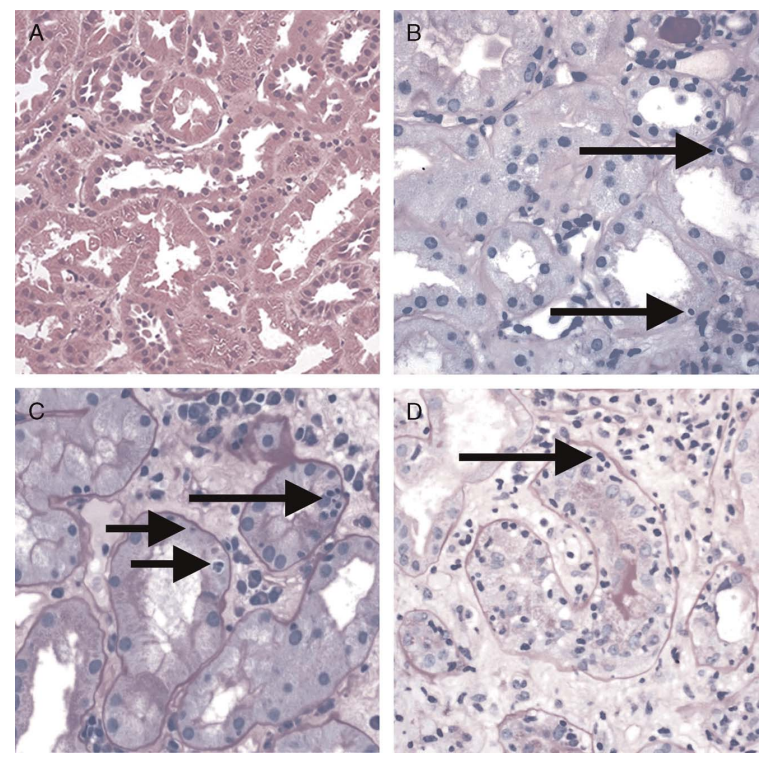
#> input picture Visualisation/Snapshot_240624182348.png, 764 x 758 px, given as the content of the folder ../Visualisation/Snapshot_240624182348.png/Tubulitis, which was not available
$ python -i masktojson.py   (imports and definitions only)
#> lines starting #> are read from the running program, lines starting #| are printed output that depends on the picture; after the words box and inside, x2 and y2 are one past the last pixel; in counts of white or black regions, pixels touching at a corner belong together; pictures that were not available may be replaced by others from this repository, and a replacement may not be noted
# https://youtu.be/NYeJvxe5nYw
"""
This code automates the conversion of binary masks representing different
object categories into the COCO (Common Objects in Context) JSON format.

The code is based on the following folder structure for training and validation
images and masks. You need to change the code based on your folder structure
or organize your data to the format below.

EM-platelet-multi/   #Primary data folder for the project
├── input/           #All input data is stored here.
│   ├── train_images/
│   │   ├── image01.png
│   │   ├── image02.png
│   │   └── ...
│   ├── train_masks/        #All binary masks organized in respective sub-directories.
│   │   ├── Alpha/
│   │   │   ├── image01.png
│   │   │   ├── image02.png
│   │   │   └── ...
│   │   ├── Cells/
│   │   │   ├── image01.png
│   │   │   ├── image02.png
│   │   │   └── ...
│   │   ├── Mito/
│   │   │   ├── image01.png
│   │   │   ├── image02.png
│   │   │   └── ...
│   │   └── Vessels/
│   │       ├── image01.png
│   │       ├── image02.png
│   │       └── ...
│   ├── val_images/
│   │   ├── image05.png
│   │   ├── image06.png
│   │   └── ...
│   └── val_masks/
│       ├── Alpha/
│       │   ├── image05.png
│       │   ├── image06.png
│       │   └── ...
│       ├── Cells/
│       │   ├── image05.png
│       │   ├── image06.png
│       │   └── ...
│       ├── Mito/
│       │   ├── image05.png
│       │   ├── image06.png
│       │   └── ...
│       └── Vessels/
│           ├── image05.png
│           ├── image06.png
│           └── ...
└── ...


For each binary mask, the code extracts contours using OpenCV.
These contours represent the boundaries of objects within the images.This is a key
step in converting binary masks to polygon-like annotations.

Convert the contours into annotations, including
bounding boxes, area, and segmentation information. Each annotation is
associated with an image ID, category ID, and other properties required by the COCO format.

The code also creates an images section containing
metadata about the images, such as their filenames, widths, and heights.
In my example, I have used exactly the same file names for all images and masks
so that a given mask can be easily mapped to the image.

All the annotations, images, and categories are
assembled into a dictionary that follows the COCO JSON format.
This includes sections for "info," "licenses," "images," "categories," and "annotations."

Finally, the assembled COCO JSON data is saved to a file,
making it ready to be used with tools and frameworks that support the COCO data format.


"""

import glob
import json
import os
import cv2

# Label IDs of the dataset representing different categories
category_ids = {
    "Tubulitis": 1
}

MASK_EXT = 'png'
ORIGINAL_EXT = 'png'
image_id = 0
annotation_id = 0


def images_annotations_info(maskpath):
    """
    Process the binary masks and generate images and annotations information.

    :param maskpath: Path to the directory containing binary masks
    :return: Tuple containing images info, annotations info, and annotation count
    """
    global image_id, annotation_id
    annotations = []
    images = []

    # Iterate through categories and corresponding masks
    for category in category_ids.keys():
        for mask_image in glob.glob(os.path.join(maskpath, category, f'*.{MASK_EXT}')):
            original_file_name = f'{os.path.basename(mask_image).split(".")[0]}.{ORIGINAL_EXT}'
            mask_image_open = cv2.imread(mask_image)
#> mask_image_open is the input picture: shape (758, 764, 3); mean B, G, R 194.9, 183.3, 195.9

            # Get image dimensions
            height, width, _ = mask_image_open.shape
#> height = 758; width = 764

            # Create or find existing image annotation
            if original_file_name not in map(lambda img: img['file_name'], images):
                image = {
                    "id": image_id + 1,
                    "width": width,
                    "height": height,
                    "file_name": original_file_name,
                }
                images.append(image)
                image_id += 1
            else:
                image = [element for element in images if element['file_name'] == original_file_name][0]

            # Find contours in the mask image
            blurred = cv2.GaussianBlur(mask_image_open, (5, 5), 0)
            gray = cv2.cvtColor(blurred, cv2.COLOR_BGR2GRAY)
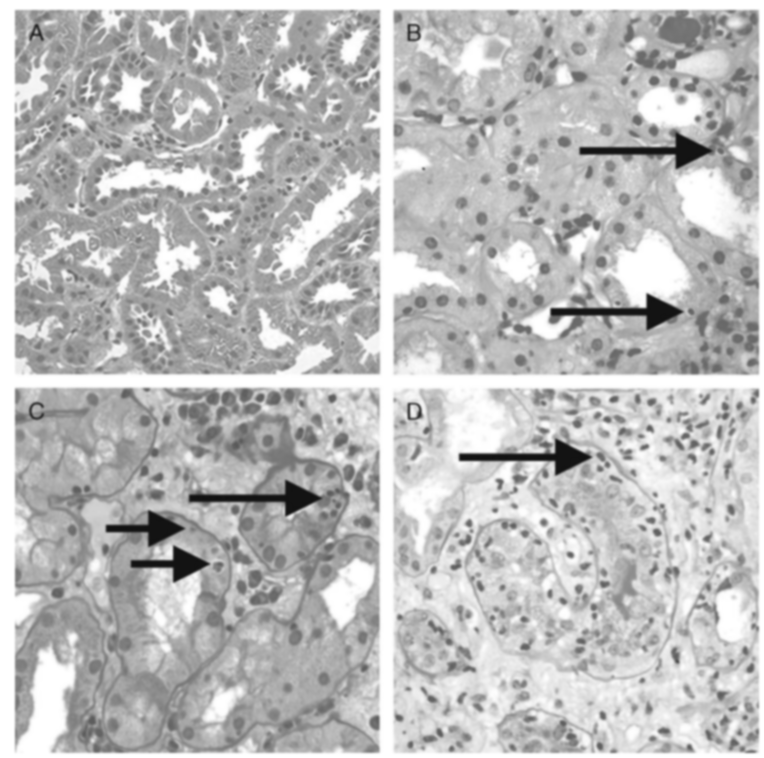
#> gray: shape (758, 764); min 17, max 255, mean 188.4
            thresh = cv2.adaptiveThreshold(gray, 255, cv2.ADAPTIVE_THRESH_GAUSSIAN_C, cv2.THRESH_BINARY,11,1)
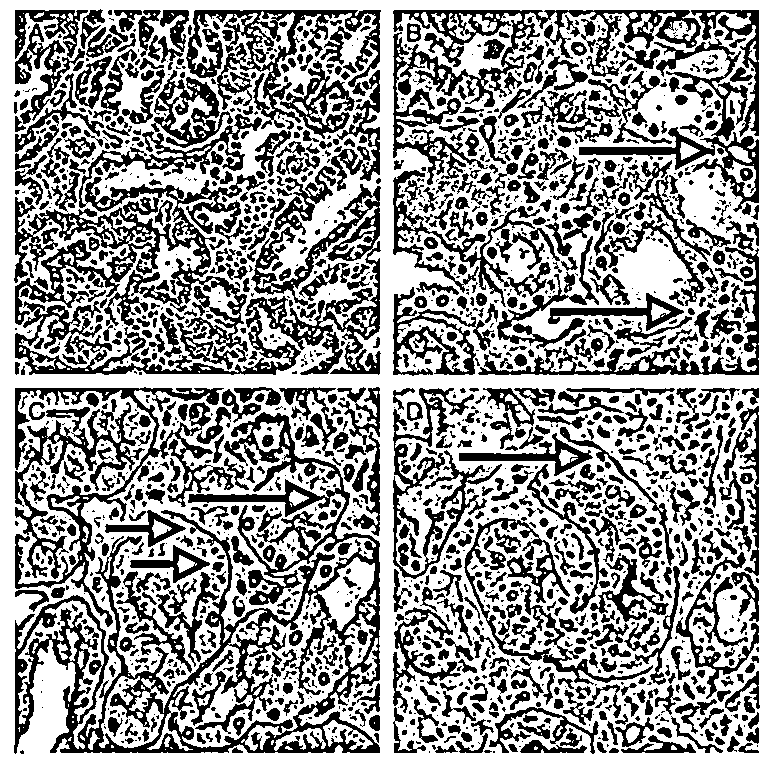
#> thresh: shape (758, 764); 58.8% white; 1894 black regions (921 under 20 px), largest, box (x1, y1, x2, y2) and area: (14, 412, 380, 754) 26495, (14, 114, 265, 370) 15891, (15, 166, 381, 375) 13874
            contours, _ = cv2.findContours(thresh, cv2.RETR_EXTERNAL, cv2.CHAIN_APPROX_SIMPLE)
#> contours = [[[0, 0], [0, 757], [763, 757], [763, 0]]]


            # Create annotation for each contour
            for contour in contours:
                bbox = cv2.boundingRect(contour)
                area = cv2.contourArea(contour)


                segmentation = contour.flatten().tolist()
                # Пропустить контуры с площадью ниже порога


                annotation = {
                    "iscrowd": 0,
                    "id": annotation_id,
                    "image_id": image['id'],
                    "category_id": category_ids[category],
                    "bbox": bbox,
                    "area": area,
                    "segmentation": [segmentation],
                }
                #print(segmentation)
                # Add annotation if area is greater than zero
                if area < 10000:
                    annotations.append(annotation)
                    annotation_id += 1
#> this loop made 1 pass
#> (bbox, area, segmentation) on pass 1: ((0, 0, 764, 758), 577591, [0, 0, 0, 757, 763, 757, 763, 0])
#> after the loop, annotation_id = 0; annotations = []

    return images, annotations, annotation_id


def process_masks(mask_path, dest_json):
    global image_id, annotation_id
    image_id = 0
    annotation_id = 0

    # Initialize the COCO JSON format with categories
    coco_format = {
        "info": {},
        "licenses": [],
        "images": [],
        "categories": [{"id": value, "name": key, "supercategory": key} for key, value in category_ids.items()],
        "annotations": [],
    }

    # Create images and annotations sections
    coco_format["images"], coco_format["annotations"], annotation_cnt = images_annotations_info(mask_path)

    # Save the COCO JSON to a file
    with open(dest_json, "w") as outfile:
        json.dump(coco_format, outfile, sort_keys=True, indent=4)

    print("Created %d annotations for images in folder: %s" % (annotation_cnt, mask_path))

# [12 lines not run here, left out]


    #aug_mask_path = "C:\\Users\\minik\\Desktop\\datasets\\MNL\\train_aug\\masks\\"
    #aug_json_path = "C:\\Users\\minik\\Desktop\\datasets\\MNL\\train_aug\\images\\train_aug.json"
    #process_masks(aug_mask_path, aug_json_path)

>>> result = images_annotations_info('../Visualisation/Snapshot_240624182348.png')

$ run again, on Visualisation/Snapshot_240624182453.png
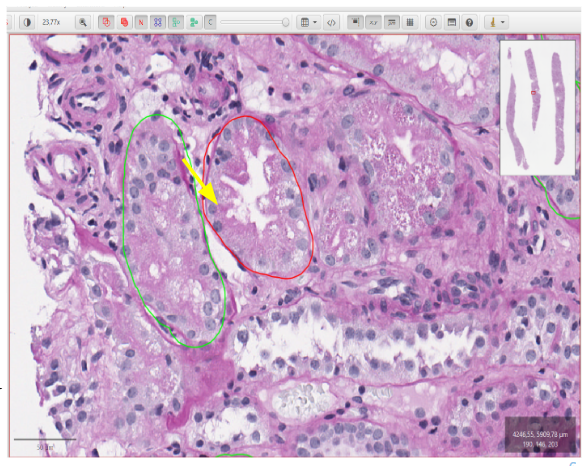
#> input picture Visualisation/Snapshot_240624182453.png, 585 x 466 px, given as the content of the folder ../Visualisation/Snapshot_240624182453.png/Tubulitis, which was not available
#> in images_annotations_info, mask_image_open is the input picture: shape (466, 585, 3); mean B, G, R 202.7, 171.6, 201.5
#> in images_annotations_info, `gray = cv2.cvtColor(blurred, cv2.COLOR_BGR2GRAY)`:
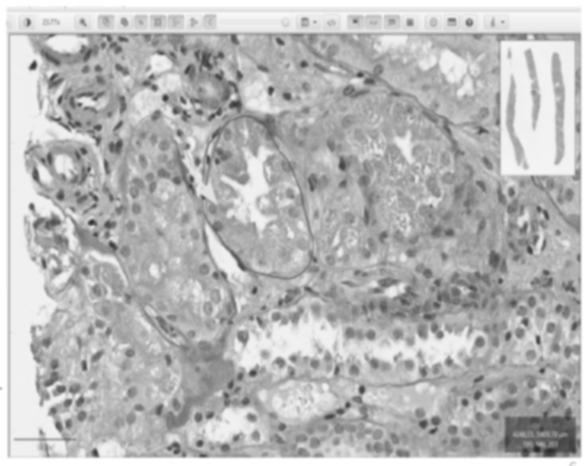
#> gray: shape (466, 585); min 39, max 255, mean 184.1
#> in images_annotations_info, `thresh = cv2.adaptiveThreshold(gray, 255, cv2.ADAPTIVE_THRESH_GAUSSIAN..`:
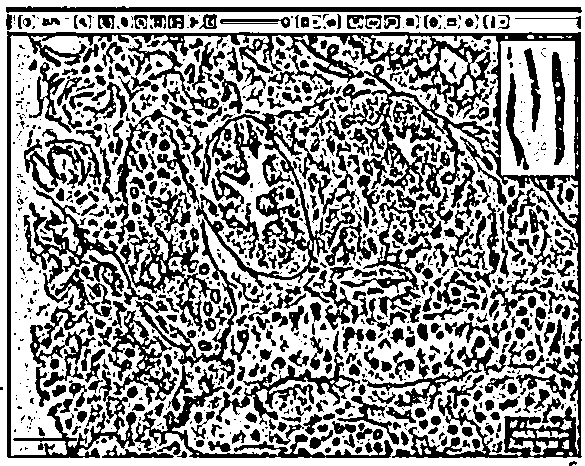
#> thresh: shape (466, 585); 58.8% white; 996 black regions (537 under 20 px)
#> contours = 1 contour; box (x1, y1, x2, y2) and area: (0, 0, 585, 466) 271518
#> the loop in images_annotations_info, `for contour in contours:` made 1 pass
#> (bbox, area) on pass 1: ((0, 0, 585, 466), 271517.5)
#> after the loop in images_annotations_info, `for contour in contours:`: annotation_id = 0; annotations = []

$ run again, on Visualisation/Snapshot_240624182540.png
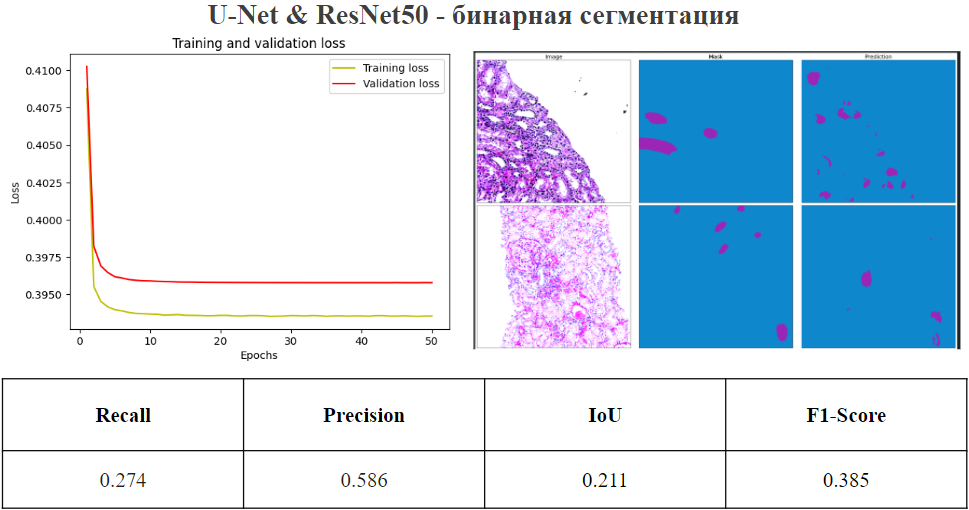
#> input picture Visualisation/Snapshot_240624182540.png, 969 x 510 px, given as the content of the folder ../Visualisation/Snapshot_240624182540.png/Tubulitis, which was not available
#> in images_annotations_info, mask_image_open is the input picture: shape (510, 969, 3); mean B, G, R 236.9, 220.6, 203.4
#> in images_annotations_info, `gray = cv2.cvtColor(blurred, cv2.COLOR_BGR2GRAY)`:
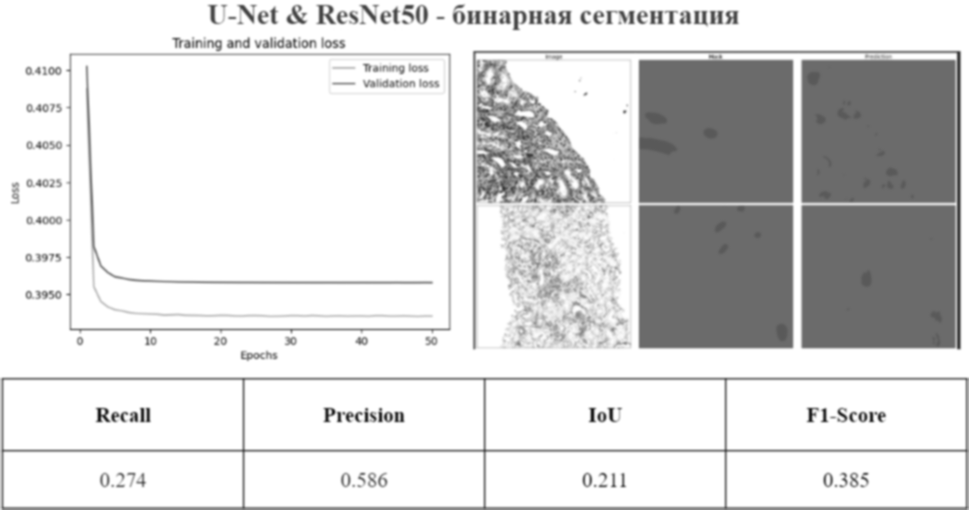
#> gray: shape (510, 969); min 25, max 255, mean 217.2
#> in images_annotations_info, `thresh = cv2.adaptiveThreshold(gray, 255, cv2.ADAPTIVE_THRESH_GAUSSIAN..`:
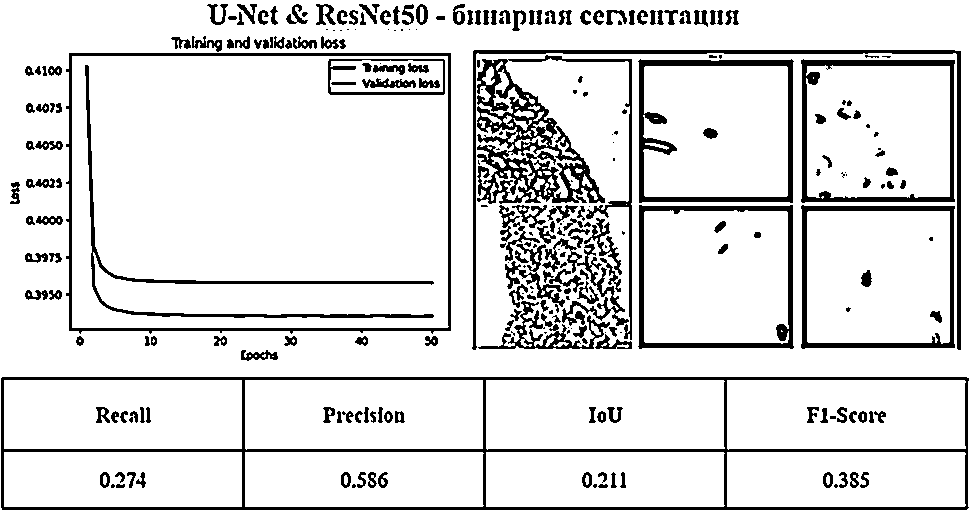
#> thresh: shape (510, 969); 87.2% white; 271 black regions (68 under 20 px)
#> contours = 11 contours, 2 with area under 20; largest, box (x1, y1, x2, y2) and area: (0, 0, 969, 510) 363973, (727, 380, 966, 450) 16122, (486, 380, 725, 450) 16120, (245, 380, 483, 450) 16117, (4, 380, 242, 449) 16116
#> the loop in images_annotations_info, `for contour in contours:` made 11 passes
#> (bbox, area) on passes 2, 3, 4, 7, 8, 11: ((727, 452, 239, 55), 12802), ((486, 452, 239, 55), 12800), ((245, 452, 239, 55), 12800), ((727, 380, 239, 70), 16121.5), ((486, 380, 239, 70), 16119.5), ((0, 0, 969, 510), 363973)
#> after the loop in images_annotations_info, `for contour in contours:`: annotation_id = 2; annotations = 2 items
